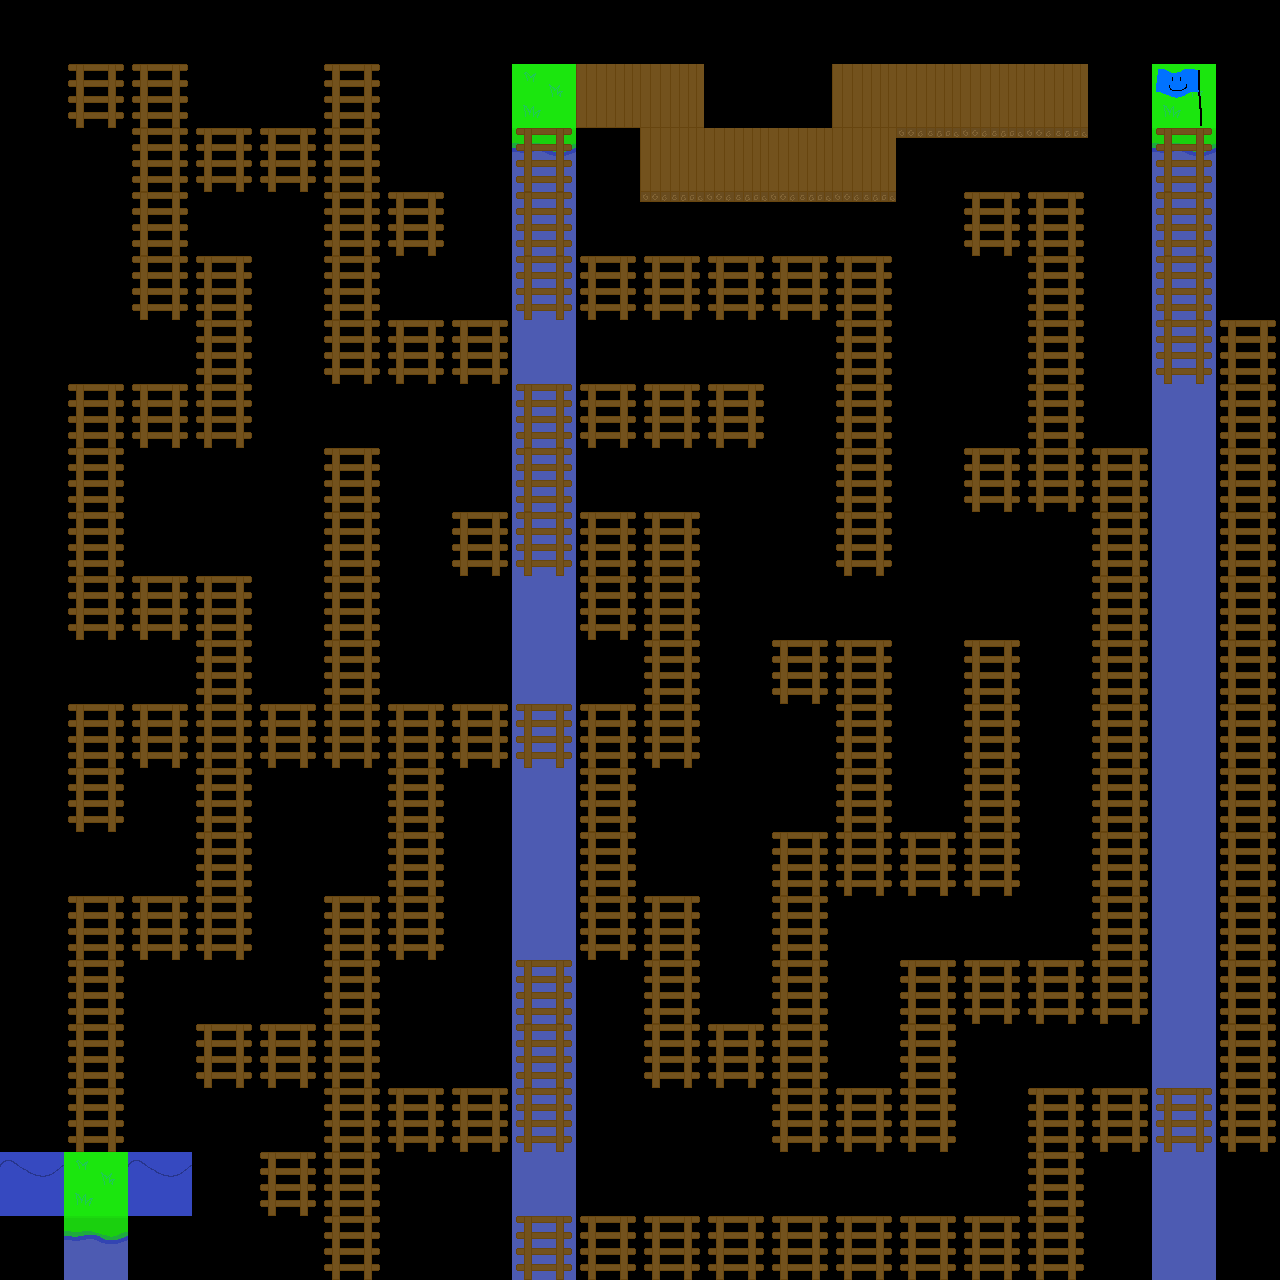

This game map was drawn from its Tiled (.tmx) file and the tilesets committed beside it. A one-line description and the full map source follow:
An orthogonal 20x20 tile map with 64x64 px tiles, 4 tile layers (back, back2, front, front2).

<map version="1.10" tiledversion="1.12.2" orientation="orthogonal" renderorder="right-down" width="20" height="20" tilewidth="64" tileheight="64" infinite="0" nextlayerid="9" nextobjectid="1">
 <editorsettings>
  <export target="../level1.csv" format="csv" />
 </editorsettings>
 <tileset firstgid="1" source="mazetest2-lvl0.tsx" />
 <layer id="8" name="back" width="20" height="20">
  <data encoding="csv">
0,0,0,0,0,0,0,0,0,0,0,0,0,0,0,0,0,0,0,0,
0,0,0,0,0,0,0,0,0,3,3,0,0,3,3,3,3,0,0,0,
0,0,0,0,0,0,0,0,2,0,3,3,3,3,7,7,7,0,2,0,
0,0,0,0,0,0,0,0,11,0,7,7,7,7,0,0,0,0,11,0,
0,0,0,0,0,0,0,0,11,0,0,0,0,0,0,0,0,0,11,0,
0,0,0,0,0,0,0,0,11,0,0,0,0,0,0,0,0,0,11,0,
0,0,0,0,0,0,0,0,11,0,0,0,0,0,0,0,0,0,11,0,
0,0,0,0,0,0,0,0,11,0,0,0,0,0,0,0,0,0,11,0,
0,0,0,0,0,0,0,0,11,0,0,0,0,0,0,0,0,0,11,0,
0,0,0,0,0,0,0,0,11,0,0,0,0,0,0,0,0,0,11,0,
0,0,0,0,0,0,0,0,11,0,0,0,0,0,0,0,0,0,11,0,
0,0,0,0,0,0,0,0,11,0,0,0,0,0,0,0,0,0,11,0,
0,0,0,0,0,0,0,0,11,0,0,0,0,0,0,0,0,0,11,0,
0,0,0,0,0,0,0,0,11,0,0,0,0,0,0,0,0,0,11,0,
0,0,0,0,0,0,0,0,11,0,0,0,0,0,0,0,0,0,11,0,
0,0,0,0,0,0,0,0,11,0,0,0,0,0,0,0,0,0,11,0,
0,0,0,0,0,0,0,0,11,0,0,0,0,0,0,0,0,0,11,0,
0,0,0,0,0,0,0,0,11,0,0,0,0,0,0,0,0,0,11,0,
1,5,1,0,0,0,0,0,11,0,0,0,0,0,0,0,0,0,11,0,
0,2,0,0,0,0,0,0,11,0,0,0,0,0,0,0,0,0,11,0
</data>
 </layer>
 <layer id="3" name="back2" width="20" height="20">
  <data encoding="csv">
0,0,0,0,0,0,0,0,0,0,0,0,0,0,0,0,0,0,0,0,
0,8,8,0,0,8,0,0,0,0,0,0,0,0,0,0,0,0,0,0,
0,0,8,8,8,8,0,0,8,0,0,0,0,0,0,0,0,0,8,0,
0,0,8,0,0,8,8,0,8,0,0,0,0,0,0,8,8,0,8,0,
0,0,8,8,0,8,0,0,8,8,8,8,8,8,0,0,8,0,8,0,
0,0,0,8,0,8,8,8,0,0,0,0,0,8,0,0,8,0,8,8,
0,8,8,8,0,0,0,0,8,8,8,8,0,8,0,0,8,0,0,8,
0,8,0,0,0,8,0,0,8,0,0,0,0,8,0,8,8,8,0,8,
0,8,0,0,0,8,0,8,8,8,8,0,0,8,0,0,0,8,0,8,
0,8,8,8,0,8,0,0,0,8,8,0,0,0,0,0,0,8,0,8,
0,0,0,8,0,8,0,0,0,0,8,0,8,8,0,8,0,8,0,8,
0,8,8,8,8,8,8,8,8,8,8,0,0,8,0,8,0,8,0,8,
0,8,0,8,0,0,8,0,0,8,0,0,0,8,0,8,0,8,0,8,
0,0,0,8,0,0,8,0,0,8,0,0,8,8,8,8,0,8,0,8,
0,8,8,8,0,8,8,0,0,8,8,0,8,0,0,0,0,8,0,8,
0,8,0,0,0,8,0,0,8,0,8,0,8,0,8,8,8,8,0,8,
0,8,0,8,8,8,0,0,8,0,8,8,8,0,8,0,0,0,0,8,
0,8,0,0,0,8,8,8,8,0,0,0,8,8,8,0,8,8,8,8,
0,0,0,0,8,8,0,0,0,0,0,0,0,0,0,0,8,0,0,0,
0,0,0,0,0,8,0,0,8,8,8,8,8,8,8,8,8,0,0,0
</data>
 </layer>
 <layer id="2" name="front" width="20" height="20">
  <data encoding="csv">
0,0,0,0,0,0,0,0,0,0,0,0,0,0,0,0,0,0,0,0,
0,0,0,0,0,0,0,0,5,0,0,0,0,0,0,0,0,0,5,0,
0,0,0,0,0,0,0,0,0,0,0,0,0,0,0,0,0,0,0,0,
0,0,0,0,0,0,0,0,0,0,0,0,0,0,0,0,0,0,0,0,
0,0,0,0,0,0,0,0,0,0,0,0,0,0,0,0,0,0,0,0,
0,0,0,0,0,0,0,0,0,0,0,0,0,0,0,0,0,0,0,0,
0,0,0,0,0,0,0,0,0,0,0,0,0,0,0,0,0,0,0,0,
0,0,0,0,0,0,0,0,0,0,0,0,0,0,0,0,0,0,0,0,
0,0,0,0,0,0,0,0,0,0,0,0,0,0,0,0,0,0,0,0,
0,0,0,0,0,0,0,0,0,0,0,0,0,0,0,0,0,0,0,0,
0,0,0,0,0,0,0,0,0,0,0,0,0,0,0,0,0,0,0,0,
0,0,0,0,0,0,0,0,0,0,0,0,0,0,0,0,0,0,0,0,
0,0,0,0,0,0,0,0,0,0,0,0,0,0,0,0,0,0,0,0,
0,0,0,0,0,0,0,0,0,0,0,0,0,0,0,0,0,0,0,0,
0,0,0,0,0,0,0,0,0,0,0,0,0,0,0,0,0,0,0,0,
0,0,0,0,0,0,0,0,0,0,0,0,0,0,0,0,0,0,0,0,
0,0,0,0,0,0,0,0,0,0,0,0,0,0,0,0,0,0,0,0,
0,0,0,0,0,0,0,0,0,0,0,0,0,0,0,0,0,0,0,0,
0,0,0,0,0,0,0,0,0,0,0,0,0,0,0,0,0,0,0,0,
0,0,0,0,0,0,0,0,0,0,0,0,0,0,0,0,0,0,0,0
</data>
 </layer>
 <layer id="6" name="front2" width="20" height="20">
  <data encoding="csv">
0,0,0,0,0,0,0,0,0,0,0,0,0,0,0,0,0,0,0,0,
0,0,0,0,0,0,0,0,0,0,0,0,0,0,0,0,0,0,4,0,
0,0,0,0,0,0,0,0,0,0,0,0,0,0,0,0,0,0,0,0,
0,0,0,0,0,0,0,0,0,0,0,0,0,0,0,0,0,0,0,0,
0,0,0,0,0,0,0,0,0,0,0,0,0,0,0,0,0,0,0,0,
0,0,0,0,0,0,0,0,0,0,0,0,0,0,0,0,0,0,0,0,
0,0,0,0,0,0,0,0,0,0,0,0,0,0,0,0,0,0,0,0,
0,0,0,0,0,0,0,0,0,0,0,0,0,0,0,0,0,0,0,0,
0,0,0,0,0,0,0,0,0,0,0,0,0,0,0,0,0,0,0,0,
0,0,0,0,0,0,0,0,0,0,0,0,0,0,0,0,0,0,0,0,
0,0,0,0,0,0,0,0,0,0,0,0,0,0,0,0,0,0,0,0,
0,0,0,0,0,0,0,0,0,0,0,0,0,0,0,0,0,0,0,0,
0,0,0,0,0,0,0,0,0,0,0,0,0,0,0,0,0,0,0,0,
0,0,0,0,0,0,0,0,0,0,0,0,0,0,0,0,0,0,0,0,
0,0,0,0,0,0,0,0,0,0,0,0,0,0,0,0,0,0,0,0,
0,0,0,0,0,0,0,0,0,0,0,0,0,0,0,0,0,0,0,0,
0,0,0,0,0,0,0,0,0,0,0,0,0,0,0,0,0,0,0,0,
0,0,0,0,0,0,0,0,0,0,0,0,0,0,0,0,0,0,0,0,
0,0,0,0,0,0,0,0,0,0,0,0,0,0,0,0,0,0,0,0,
0,0,0,0,0,0,0,0,0,0,0,0,0,0,0,0,0,0,0,0
</data>
 </layer>
</map>
